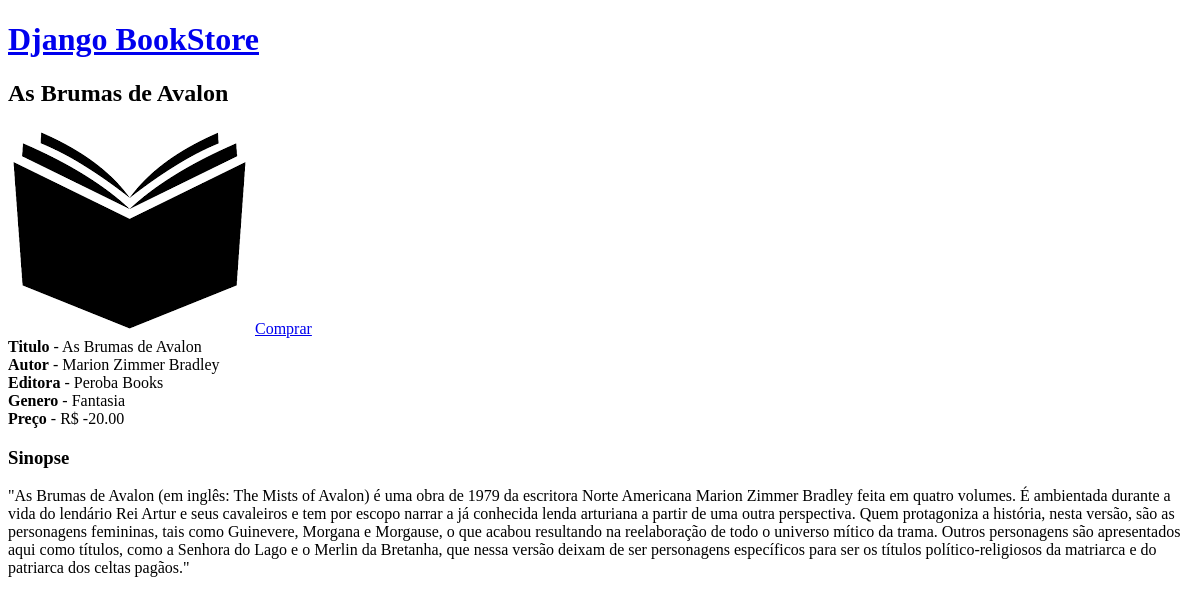
The page /book_page/7/ on the database as committed earlier.
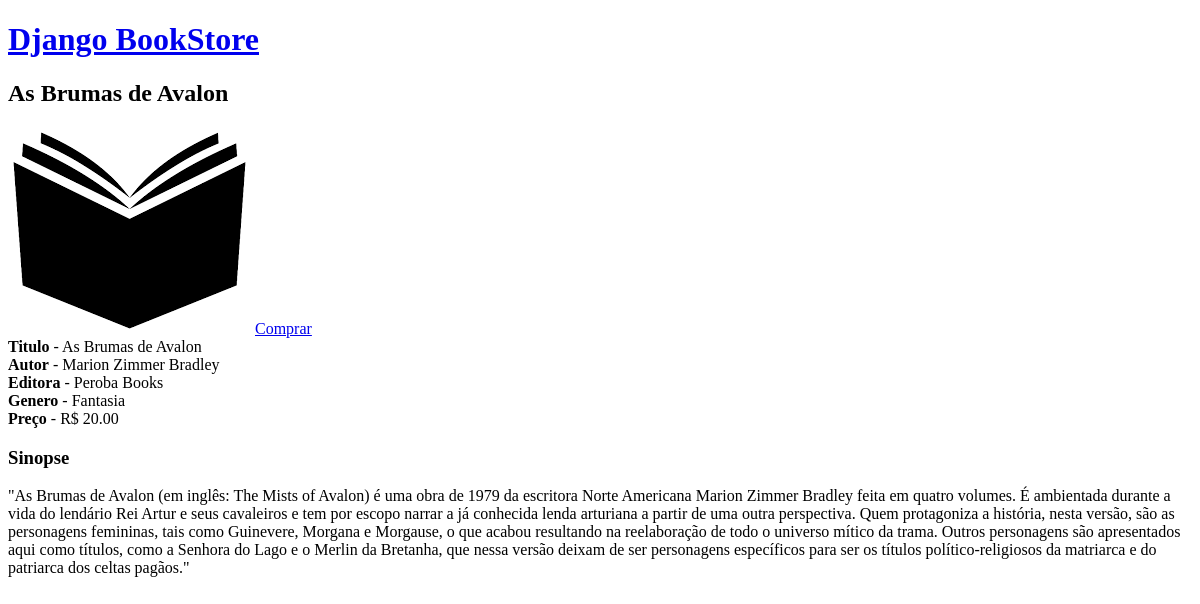
The same page on the database as committed later.
### loja/models.py (models this page shows, shortened)
class Livro(models.Model):
    titulo = models.CharField(max_length=50)
    autor = models.CharField(max_length=50)
    genero = models.ForeignKey(Genero, on_delete=models.CASCADE)
    editora = models.ForeignKey(Editora, on_delete=models.CASCADE)
    sinopse = models.TextField(null=True, blank=True)
    data_criação = models.DateTimeField(auto_now_add=True)
    preço = models.DecimalField(decimal_places=2, max_digits=9,validators=[validate_interval])
    image = models.FileField(upload_to='products/', null=True, blank=True)
    image2 = models.FileField(upload_to='products/', null=True, blank=True)
    image3 = models.FileField(upload_to='products/', null=True, blank=True)
    class Meta:
        verbose_name_plural = 'Livros'

class Editora(models.Model):
    nome = models.CharField(max_length=100)
    data_criação = models.DateTimeField(auto_now_add=True)
    endereço = models.CharField(max_length=300)
    class Meta:
        verbose_name_plural = 'Editoras'
    def __str__(self):
        return self.nome

class Genero(models.Model):
    nome = models.CharField(max_length=50)
    data_criação = models.DateTimeField(auto_now_add=True)
    descrição = models.TextField(null=True, blank=True)
    class Meta:
        verbose_name_plural = 'Generos'
    def __str__(self):
        return self.nome

### loja/views.py (the view)
# urls.py: path("book_page/<int:pk>/", book_page, name='url_book'),
def book_page(request, pk):
    data = {}
    livro = Livro.objects.get(pk=pk)
    data['livro'] = livro
    return render(request,'loja/book_page.html',data)

### loja/templates/loja/book_page.html (shortened to what this page needs)
<!DOCTYPE html>
<html lang="en">
<head>
</head>
<body>
    <a href="{% url 'url_home'%}"><h1>Django BookStore</h1></a>
    <h2>
        {{livro.titulo}}
    </h2>
    {% if livro.image == "" and livro.image2 == "" and livro.image3 == ""%}
        <img src="..\..\..\media\no_pic.png">
    {% endif %}
    <a href="{% url 'url_comprar' livro.id %}">Comprar</a>
    <br>
    <b>Titulo</b> - {{ livro.titulo }}<br>
    <b>Autor</b> - {{ livro.autor }}<br>
    <b>Editora</b> - {{ livro.editora }}<br>
    <b>Genero</b> - {{ livro.genero }}<br>
    <b>Preço</b> - R$ {{ livro.preço }}
    <br>
    <h3>
        Sinopse
    </h3>
    {{livro.sinopse}}
</body>
</html>

Rows that differ between the two databases and show on the page:
changed Livro "As Brumas de Avalon": preço "-20.00" → "20.00"
